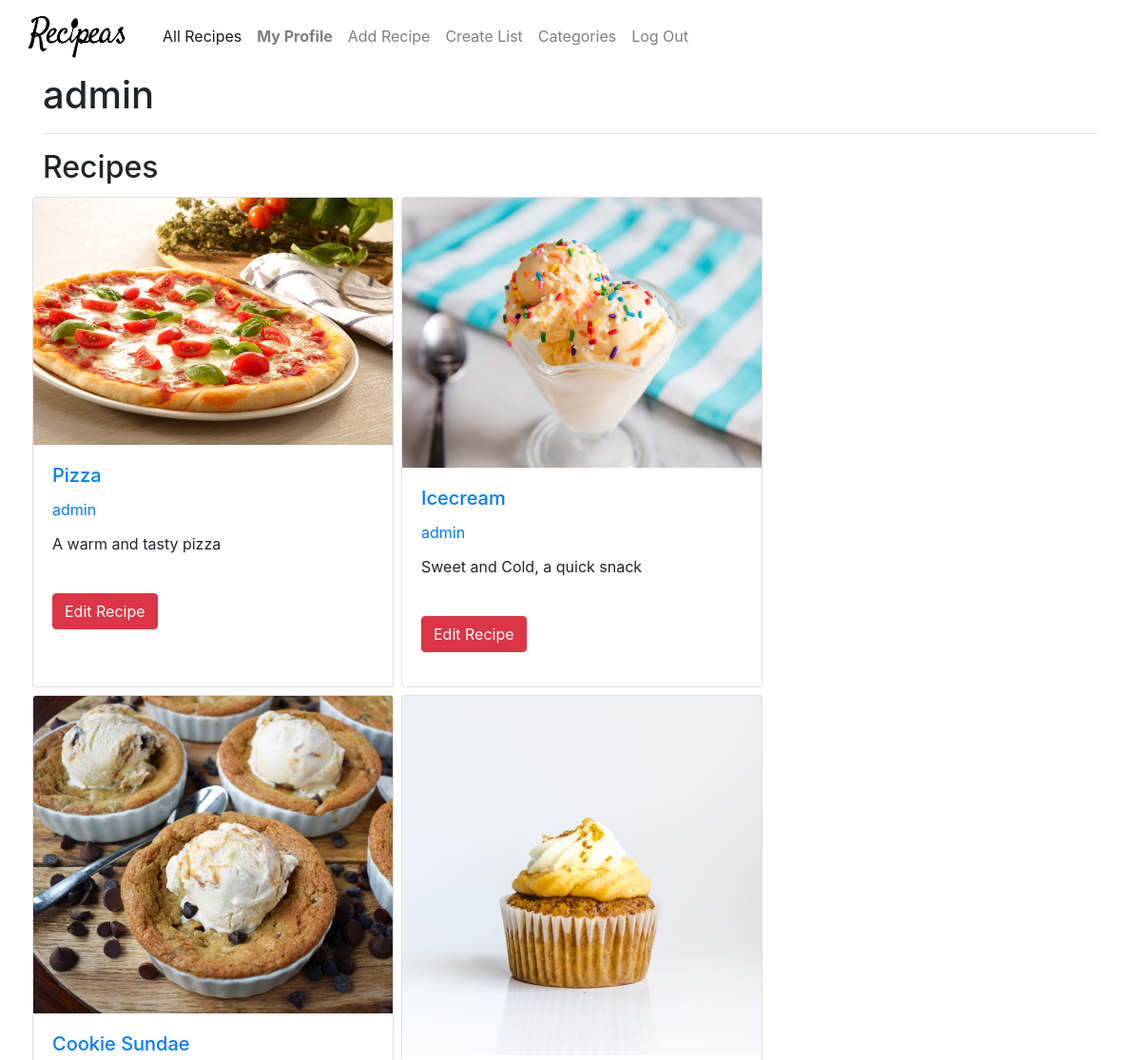
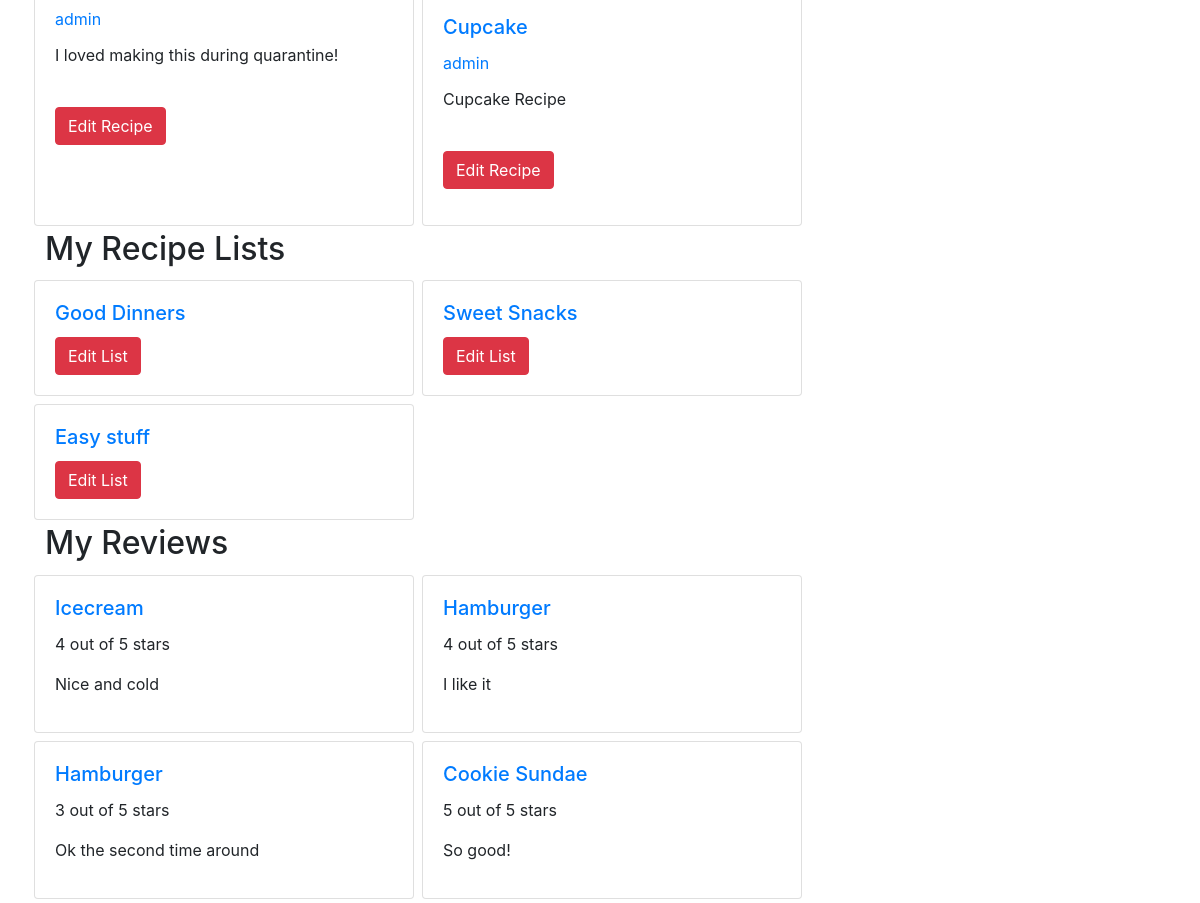
/profile/1 (signed in), run on the app's committed database (2 pictures, top to bottom).
### recipes/models.py (models this page shows, shortened)
class User(AbstractUser):
    pass

class Recipe(models.Model):
    user = models.ForeignKey("User", on_delete=models.CASCADE, related_name="recipes")
    title = models.CharField(max_length=64)
    image = models.ImageField(upload_to='static/images/')
    description = models.TextField(blank=True)
    preptime_initial = models.CharField(max_length=64, validators=[validate_duration])
    preptime = models.CharField(max_length=64)
    cooktime_initial = models.CharField(max_length=64, validators=[validate_duration])
    cooktime = models.CharField(max_length=64)
    total_time = models.IntegerField()
    servings = models.IntegerField()
    ingredients = models.TextField()
    ingredients_length = models.IntegerField()
    steps = models.TextField()
    timestamp = models.DateTimeField(auto_now_add=True)
    category = models.ManyToManyField(Category)
    public = models.BooleanField(default=True)
    inspiration = models.ForeignKey("Recipe", on_delete=models.CASCADE, related_name="recipe_inspiration", blank=True, null=True)

class RecipeList(models.Model):
    user = models.ForeignKey("User", on_delete=models.CASCADE, related_name="recipe_lists")
    name = models.CharField(max_length=30)
    recipes = models.ManyToManyField(Recipe)
    timestamp = models.DateTimeField(auto_now_add=True)
    public = models.BooleanField()

class Review(models.Model):
    user = models.ForeignKey("User", on_delete=models.CASCADE, related_name="reviews")
    recipe = models.ForeignKey("Recipe", on_delete=models.CASCADE, related_name="recipes")
    rating = models.IntegerField(validators=[MinValueValidator(1), MaxValueValidator(5)])
    review = models.TextField()
    timestamp = models.DateTimeField(auto_now_add=True)

### recipes/views.py (the view)
# urls.py: path("profile/<int:user_id>", views.profile, name="profile"),
def profile(request, user_id):
    try:
        user = User.objects.get(id=user_id)
        if(request.user == user):
            recipes = Recipe.objects.filter(user=user)
            recipeList = RecipeList.objects.filter(user=user)
        else:
            recipes = Recipe.objects.filter(user=user, public=True)
            recipeList = RecipeList.objects.filter(user=user, public=True)
        reviews = Review.objects.filter(user=user)
        return render(request, "recipes/profile.html", {
            "currentUser": user,
            "recipes": recipes,
            "recipeList": recipeList,
            "reviews": reviews
        })
    except User.DoesNotExist:
        return HttpResponseRedirect(request.META.get('HTTP_REFERER', '/'))

### recipes/templates/recipes/profile.html (shortened to what this page needs)
{% extends "recipes/layout.html" %}
{% load static %}
{% load recipes_extras %}
{% block body %}
    <div class = "container">
        <h1>{{currentUser}}</h1>
        <hr>
        <h2>Recipes</h2>
        <div class = "row">
        {% for recipe in recipes %}
            <div class="card p-0 m-1 col-sm-4 recipe-card">
              <img class="card-img-top" src="/{{recipe.image}}">
              <div class="card-body">
                <h5 class="card-title"><a href="{% url 'viewrecipe' recipe.id %}">{{recipe.title}}</a></h5>
                <p class="card-title"><a href="{% url 'profile' recipe.user.id %}">{{recipe.user}}</a></p>
                <p class="card-text">{{recipe.description}}</p>
                {% if user.is_authenticated and recipe.user == user %}
                    <a href="{% url 'editrecipe' recipe.id %}" class = "btn btn-danger mb-3">Edit Recipe</a>
                {% endif %}
              </div>
            </div>
        {% endfor %}
        </div>
        <h2>My Recipe Lists</h2>
        <div class = "row">
        {% for list in recipeList %}
            <div class="card p-0 m-1 col-sm-4 recipe-card">
              <div class="card-body">
                <h5 class="card-title"><a href="{% url 'viewrecipelist' list.id %}">{{list.name}}</a></h5>
                {% if user.is_authenticated and list.user == user  %}
                    <button data-id="{{list.id}}" class="btn btn-danger edit-list-button">Edit List</button>
                {% endif %}
              </div>
            </div>
        {% endfor %}
        </div>
        <h2>My Reviews</h2>
        <div class = "row">
        {% for review in reviews %}
            <div class="card p-0 m-1 col-sm-4 recipe-card">
              <div class="card-body">
                <h5 class="card-title"><a href="{% url 'viewrecipe' review.recipe.id %}">{{review.recipe.title}}</a></h5>
                <p>{{review.rating}} out of 5 stars</p>
                <p>{{review.review}}</p>
              </div>
            </div>
        {% endfor %}
        </div>
    </div>
{% endblock %}

### recipes/static/recipes/styles.css (style rules this page uses)
:root { --mainRed: #d00000; }
html, body { height:100%; }
body { min-height:100%; }
img { width:100%; }
.recipe-card { width:auto; }
.card-text { overflow: hidden; text-overflow: ellipsis; display: -webkit-box; -webkit-line-clamp: 2; -webkit-box-orient: vertical; height: 48px; }
@media (min-width: 500px) { .recipe-card { width:32%; } }

### data on the page
User: username "admin"
Recipe: image (picture), title "Pizza", user "admin", description "A warm and tasty pizza", shows "Edit Recipe"
Recipe: image (picture), title "Icecream", user "admin", description "Sweet and Cold, a quick snack", shows "Edit Recipe"
Recipe: image (picture), title "Cookie Sundae", user "admin", description "I loved making this during quarantine!", shows "Edit Recipe"
Recipe: image (picture), title "Cupcake", user "admin", description "Cupcake Recipe", shows "Edit Recipe"
RecipeList: name "Good Dinners"
RecipeList: name "Sweet Snacks"
RecipeList: name "Easy stuff"
Review: recipe "Icecream", rating "4", review "Nice and cold"
Review: recipe "Hamburger", rating "4", review "I like it"
Review: recipe "Hamburger", rating "3", review "Ok the second time around"
Review: recipe "Cookie Sundae", rating "5", review "So good!"
